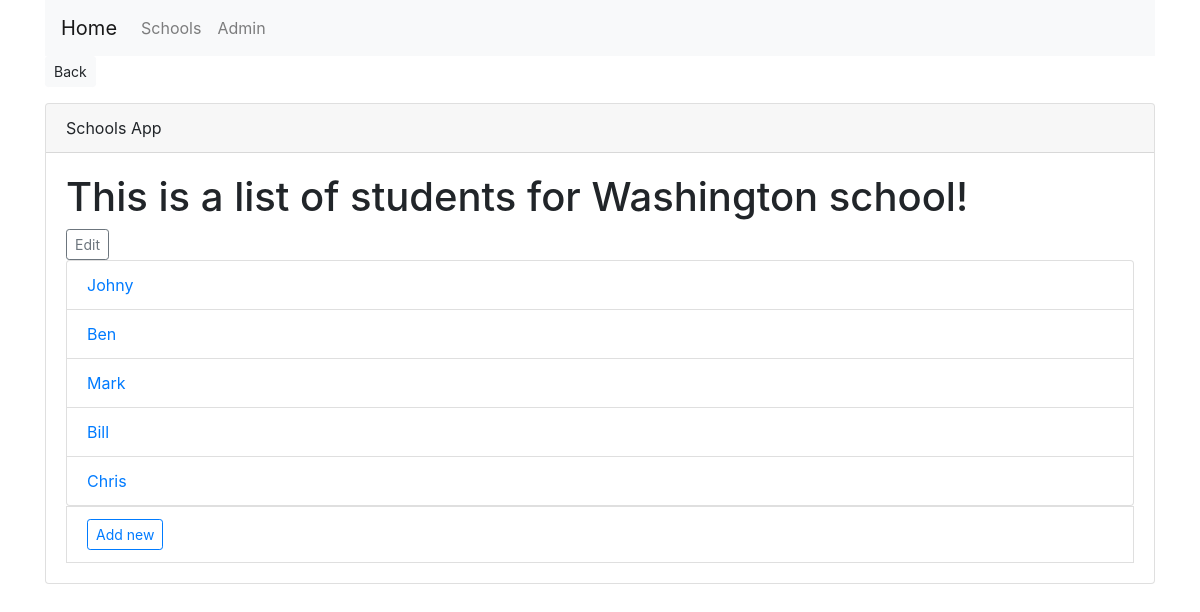
The page /listing/schools/Washington/ on the database as committed earlier.
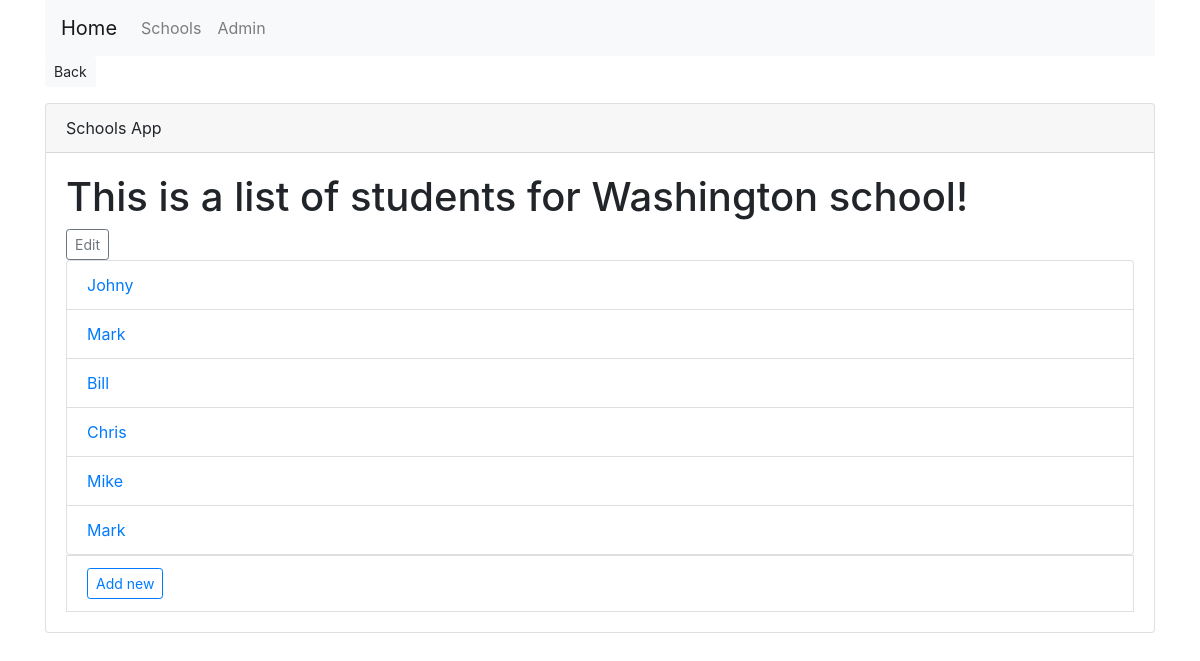
The same page on the database as committed later.
### listing/models.py (models this page shows, shortened)
class Student(models.Model):
    name = models.CharField(max_length=40)
    school = models.ForeignKey(School, on_delete = models.CASCADE)

### listing/views.py (the view)
# urls.py: path('schools/<school>/', SchoolStudentList.as_view(), name = "school"),
class SchoolStudentList(ListView):
    template_name="listing/students.html"
    def get_queryset(self):
        self.school_name = get_object_or_404(School, name = self.kwargs['school'])
        return Student.objects.filter(school = self.school_name)
    def get_context_data(self, **kwargs):
        context = super().get_context_data(**kwargs)
        context['school_name'] = self.school_name
        return context

### listing/models.py (called while the page is built)
    def __str__(self):
        return self.name

### listing/templates/listing/students.html
{% extends "listing/listing_base.html" %}
{% block button %}
  <a href="{% url 'listing:schools' %}"><button type="button" class="btn btn-light btn-sm">Back</button></a>
{% endblock button %}
{% block schools_body %}
<h1>This is a list of students for {{school_name}} school!</h1>
<a href="{% url 'listing:update_school' school_name %}" class="btn btn-sm btn-outline-secondary">Edit</a>
{% if object_list %}
<ol class="list-group">
  {% for object in object_list %}
  <li class="list-group-item"><a href="{{object.pk}}">{{object.name}}</a></li>
  {% endfor %}
</ol>
{% else %}
<p>No students in this school yet! Click button below to register a new student:</p>
{% endif %}
<li class="list-group-item"><a href="{% url 'listing:create_student' school_name %}" class="btn btn-sm btn-outline-primary">Add new</a></li>
{% endblock schools_body %}

Rows that differ between the two databases and show on the page:
removed Student: name "Ben"
added Student: name "Mike"
added Student: name "Mark"
